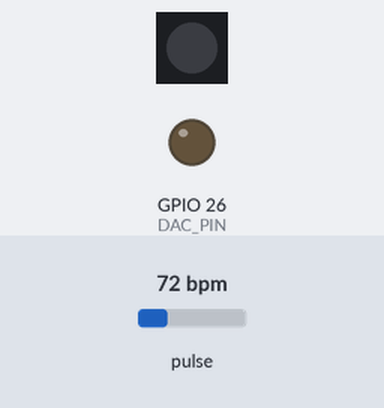
A sketch run on a simulated ESP32. On the bench: 1 RGB LEDs in strip order, left to right, output pins drawn as LEDs (lit = HIGH). The test bench sets the inputs (shaded band); at power-on: pulse 72 bpm. Dim RGB values are drawn brighter than linear; WiFi joins after 1.5 s; servers stay silent unless stated; what the sketch prints to the serial monitor is not drawn.

Above: at 0.3 s.
At 1.8 s:
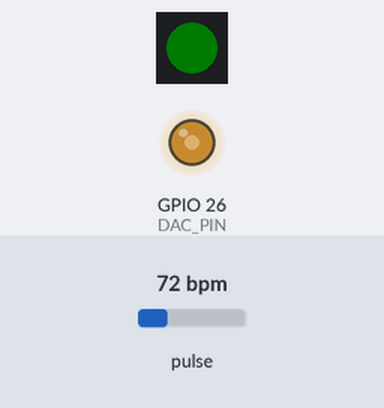
At 2.9 s:
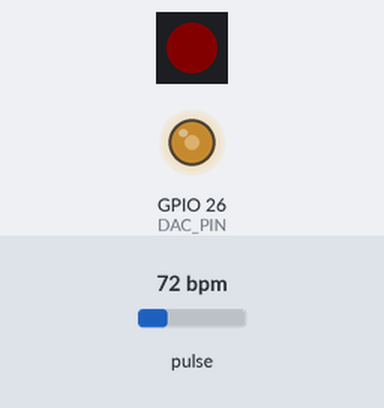
3.0 s: pulse set to 158 bpm
Timing chart, 0 to 3.5 s (numbered marks = the images above; inputs shaded):
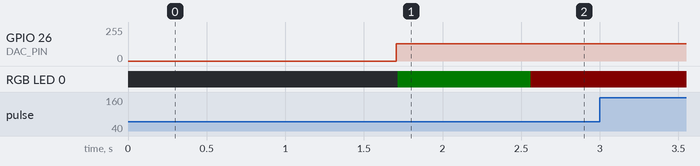

The sketch:

heartRate.ino
```cpp
#include <WiFi.h>
#include <HTTPClient.h>
#include <Wire.h>
#include "MAX30105.h"
#include "heartRate.h"
#include <Adafruit_NeoPixel.h>
#include <math.h>
#include <string.h>

// ====== AJUSTA ESTO ======
const char* SSID        = "ARRIS-5308";
const char* PASS        = "50A5DC0A5308";
const char* SERVER_HOST = "192.168.0.8";    // IP/host del server FastAPI
const uint16_t SERVER_PORT = 8000;          // Puerto FastAPI
// ==========================

// --- Pines ---
#define SDA_PIN 21
#define SCL_PIN 22
#define NEOPIXEL_PIN 2
#define NEOPIXEL_COUNT 1
#define DAC_PIN 26  // GPIO 26 -> LM386 IN

// --- Sensor & NeoPixel ---
MAX30105 particleSensor;
Adafruit_NeoPixel strip(NEOPIXEL_COUNT, NEOPIXEL_PIN, NEO_GRB + NEO_KHZ800);

// --- BPM smoothing ---
const byte RATE_SIZE = 4;
byte rates[RATE_SIZE];
byte rateSpot = 0;
long lastBeat = 0;
float beatsPerMinute = 0;
int   beatAvg = 0;

// --- Log & estado ---
unsigned long lastPrint = 0;

// --- Umbrales de alerta ---
const int BPM_LOW        = 50;   // bajo
const int BPM_HIGH       = 110;  // alto
const int BPM_ALERT_LOW  = 40;   // muy bajo
const int BPM_ALERT_HIGH = 130;  // muy alto

// Ventanas y cooldowns para TTS (mensaje de calma)
const unsigned long WINDOW_MS          = 5000;   // tiempo sostenido fuera de rango para disparar TTS
const unsigned long ALERT_COOLDOWN_MS  = 30000;  // 30 s entre TTS

unsigned long outOfRangeSince = 0;
bool wasOutOfRange = false;
unsigned long lastAlertMs = 0;

// Beeps continuos mientras esté fuera de rango
unsigned long lastWarnBeepMs  = 0;
unsigned long lastAlertBeepMs = 0;
const unsigned long WARN_BEEP_PERIOD_MS  = 2000; // cada 2 s
const unsigned long ALERT_SIREN_PERIOD_MS = 1500; // cada 1.5 s

// --- Utilidades LED ---
void flashNeo(uint8_t r, uint8_t g, uint8_t b, uint16_t on_ms) {
  strip.setBrightness(48);
  strip.setPixelColor(0, strip.Color(r, g, b));
  strip.show();
  delay(on_ms);
  strip.setPixelColor(0, strip.Color(0, 20, 0)); // verde suave estable
  strip.show();
}
void setNeo(uint8_t r, uint8_t g, uint8_t b, uint8_t bright=48) {
  strip.setBrightness(bright);
  strip.setPixelColor(0, strip.Color(r, g, b));
  strip.show();
}

// ---------- Beeps (DAC simple 8 kHz) ----------
void playToneDAC(float freq_hz, uint16_t dur_ms, uint8_t volume = 110) {
  if (volume > 127) volume = 127;
  const float twoPi = 6.28318530718f;
  const float dt_us = 125.0f;                         // 8 kHz
  const float step  = twoPi * freq_hz * (dt_us / 1e6f);
  unsigned long t0 = micros();
  float phase = 0.0f;
  unsigned long endt = millis() + dur_ms;
  while ((long)(millis() - endt) < 0) {
    uint8_t s = 128 + (int)(volume * sinf(phase));
    dacWrite(DAC_PIN, s);
    phase += step;
    if (phase > twoPi) phase -= twoPi;
    t0 += (unsigned long)dt_us;
    long wait = (long)t0 - (long)micros();
    if (wait > 0) delayMicroseconds((uint32_t)wait);
    else t0 = micros();
  }
  dacWrite(DAC_PIN, 128);
}
void beep_warn_low()  { playToneDAC(500.0f, 220, 120); }
void beep_warn_high() { playToneDAC(1000.0f, 220, 120); }
void sirena_alerta(uint16_t ms = 900) {
  unsigned long endt = millis() + ms;
  while ((long)(millis() - endt) < 0) {
    for (int f=600; f<=1400; f+=50) playToneDAC((float)f, 16, 120);
    for (int f=1400; f>=600; f-=50) playToneDAC((float)f, 16, 120);
  }
}

// ---------- Reproduce WAV 8kHz/8-bit/mono desde URL ----------
bool playWav8k8bitFromUrl(const String& url) {
  HTTPClient http;
  if (!http.begin(url)) { Serial.println("[AUDIO] http.begin() falló"); return false; }
  int code = http.GET();
  if (code != 200) {
    Serial.printf("[AUDIO] GET %s => %d\n", url.c_str(), code);
    http.end();
    return false;
  }
  WiFiClient* stream = http.getStreamPtr();
  uint8_t header[44];
  int readH = stream->readBytes((char*)header, 44);
  if (readH != 44) { Serial.println("[AUDIO] Header corto"); http.end(); return false; }
  if (memcmp(header, "RIFF", 4) != 0 || memcmp(header + 8, "WAVE", 4) != 0) {
    Serial.println("[AUDIO] No es WAV"); http.end(); return false;
  }

  const unsigned long usPerSample = 125; // 8 kHz
  uint8_t sample;
  dacWrite(DAC_PIN, 128);
  unsigned long t0 = micros();

  while (http.connected()) {
    if (stream->available()) {
      int b = stream->read();
      if (b < 0) break;
      sample = (uint8_t)b;
      dacWrite(DAC_PIN, sample);
      t0 += usPerSample;
      long toWait = (long)t0 - (long)micros();
      if (toWait > 0) delayMicroseconds((uint32_t)toWait);
      else t0 = micros();
    } else {
      delay(1);
      if (!stream->connected()) break;
    }
  }
  http.end();
  dacWrite(DAC_PIN, 128);
  return true;
}

// ---------- /reply: pide TTS, imprime TEXTO y URL, y reproduce ----------
bool askServerForTTS(const String& text, String& outAudioUrl) {
  HTTPClient http;
  String endpoint = String("http://") + SERVER_HOST + ":" + String(SERVER_PORT) + "/reply";
  if (!http.begin(endpoint)) {
    Serial.println("[TTS] http.begin() falló");
    return false;
  }
  http.addHeader("Content-Type", "application/json");

  String safe = text; safe.replace("\\", "\\\\"); safe.replace("\"", "\\\"");
  String body = String("{\"text\":\"") + safe + "\"}";
  int code = http.POST(body);
  String payload = http.getString();
  http.end();

  if (code != 200) {
    Serial.printf("[TTS] POST /reply => %d\n", code);
    return false;
  }

  int p = payload.indexOf("/out/");
  if (p < 0) {
    Serial.println("[TTS] No se encontró audio_url en respuesta");
    return false;
  }
  int q = payload.indexOf("\"", p);
  if (q < 0) q = payload.length();
  String path = payload.substring(p, q);
  outAudioUrl = String("http://") + SERVER_HOST + ":" + String(SERVER_PORT) + path;

  // Lo que pediste: imprimir el TEXTO que se dice y la URL del audio
  Serial.println("[TTS] Texto:");
  Serial.println(text);
  Serial.print("[TTS] URL: ");
  Serial.println(outAudioUrl);

  // Reproducir el audio
  playWav8k8bitFromUrl(outAudioUrl);
  return true;
}

// Dispara mensaje de calma (TTS)
void triggerCalmMessage(bool tooHigh) {
  if (millis() - lastAlertMs < ALERT_COOLDOWN_MS) return;
  lastAlertMs = millis();

  String msg = tooHigh
    ? "Tu ritmo es elevado. Vamos a respirar juntas. Inhala por cuatro, sostén dos, exhala por seis. Estoy contigo, todo va a estar bien."
    : "Tu ritmo es bajo. Si te sientes mareada, siéntate y respira lento. Estoy contigo, todo va a estar bien.";

  String url;
  if (!askServerForTTS(msg, url)) {
    Serial.println("[ALERTA] No se pudo obtener TTS");
  }
}

void setup() {
  Serial.begin(115200);
  delay(200);

  strip.begin(); strip.setBrightness(32); strip.show();

  // WiFi
  Serial.printf("Conectando a %s ...\n", SSID);
  WiFi.begin(SSID, PASS);
  uint8_t tries = 0;
  while (WiFi.status() != WL_CONNECTED && tries < 40) { delay(250); Serial.print("."); tries++; }
  Serial.println();
  if (WiFi.status() == WL_CONNECTED) {
    Serial.print("WiFi OK, IP: "); Serial.println(WiFi.localIP());
    setNeo(0,0,32); // azul
  } else {
    Serial.println("WiFi NO conectado (continuo sin audio TTS)");
    setNeo(32,0,0);
  }

  // I2C
  Wire.begin(SDA_PIN, SCL_PIN);

  // Sensor
  if (!particleSensor.begin(Wire, I2C_SPEED_STANDARD)) {
    Serial.println("MAX3010x no detectado. Revisa cableado/alimentación.");
    setNeo(32,0,0);
    while (1) delay(1000);
  }

  // Config recomendada (ajusta si satura o queda muy bajo)
  byte ledBrightness = 0x60; // mantener IR ~80k-140k con el dedo
  byte sampleAverage = 8;
  byte ledMode       = 2;    // Red + IR
  int  sampleRate    = 200;  // 100–200 Hz va bien
  int  pulseWidth    = 215;
  int  adcRange      = 16384;

  particleSensor.setup(ledBrightness, sampleAverage, ledMode, sampleRate, pulseWidth, adcRange);
  particleSensor.setPulseAmplitudeRed(ledBrightness);
  particleSensor.setPulseAmplitudeIR(ledBrightness);
  particleSensor.setPulseAmplitudeGreen(0x00);
  particleSensor.clearFIFO();

  Serial.println("Coloca el dedo cubriendo el sensor (bloquea luz).");

  // Centro DAC
  dacWrite(DAC_PIN, 128);

  // LED listo (verde)
  setNeo(0,20,0);
}

void loop() {
  // Lectura simple (si te vuelve a dar 0 BPM, cambia a la API con check()/available()/nextSample())
  long irValue = particleSensor.getIR();

  // Detección de latido
  if (checkForBeat(irValue)) {
    long delta = millis() - lastBeat;
    lastBeat = millis();

    float bpm = 60.0 / (delta / 1000.0);
    if (bpm > 40 && bpm < 180) {
      beatsPerMinute = bpm;

      rates[rateSpot++] = (byte)beatsPerMinute;
      rateSpot %= RATE_SIZE;

      int sum = 0;
      for (byte i = 0; i < RATE_SIZE; i++) sum += rates[i];
      beatAvg = sum / RATE_SIZE;

      flashNeo(32, 0, 0, 25);
    }
  }

  // Log cada ~1.8s
  if (millis() - lastPrint >= 1800) {
    if (irValue < 50000) Serial.print("No finger? ");
    Serial.print("IR=");        Serial.print(irValue);
    Serial.print("  BPM=");     Serial.print(beatsPerMinute, 1);
    Serial.print("  Avg BPM="); Serial.println(beatAvg);
    lastPrint = millis();
  }

  // Estados
  bool warnNow  = (beatAvg != 0) && ((beatAvg < BPM_LOW  && beatAvg >= BPM_ALERT_LOW) ||
                                     (beatAvg > BPM_HIGH && beatAvg <= BPM_ALERT_HIGH));
  bool alertNow = (beatAvg != 0) && (beatAvg < BPM_ALERT_LOW || beatAvg > BPM_ALERT_HIGH);

  // LED base
  if (alertNow) setNeo(32,0,0);       // rojo
  else if (warnNow) setNeo(32,24,0);  // amarillo
  else setNeo(0,20,0);                // verde

  // Beeps continuos mientras esté fuera de rango
  if (alertNow) {
    if (millis() - lastAlertBeepMs >= ALERT_SIREN_PERIOD_MS) {
      lastAlertBeepMs = millis();
      sirena_alerta(900);
    }
  } else if (warnNow) {
    if (millis() - lastWarnBeepMs >= WARN_BEEP_PERIOD_MS) {
      lastWarnBeepMs = millis();
      if (beatAvg > BPM_HIGH) beep_warn_high();
      else                    beep_warn_low();
    }
  } else {
    // estable: no sonar
  }

  // Ventana para disparar TTS (no muy frecuente)
  bool outNow = (beatAvg != 0) && (beatAvg < BPM_LOW || beatAvg > BPM_HIGH);
  if (outNow) {
    if (!wasOutOfRange) {
      wasOutOfRange = true;
      outOfRangeSince = millis();
    } else if (millis() - outOfRangeSince >= WINDOW_MS) {
      triggerCalmMessage(beatAvg > BPM_HIGH);
      wasOutOfRange = false; // reinicia ventana (luego aplica cooldown)
    }
  } else {
    wasOutOfRange = false;
  }

  delay(5);
}
```
